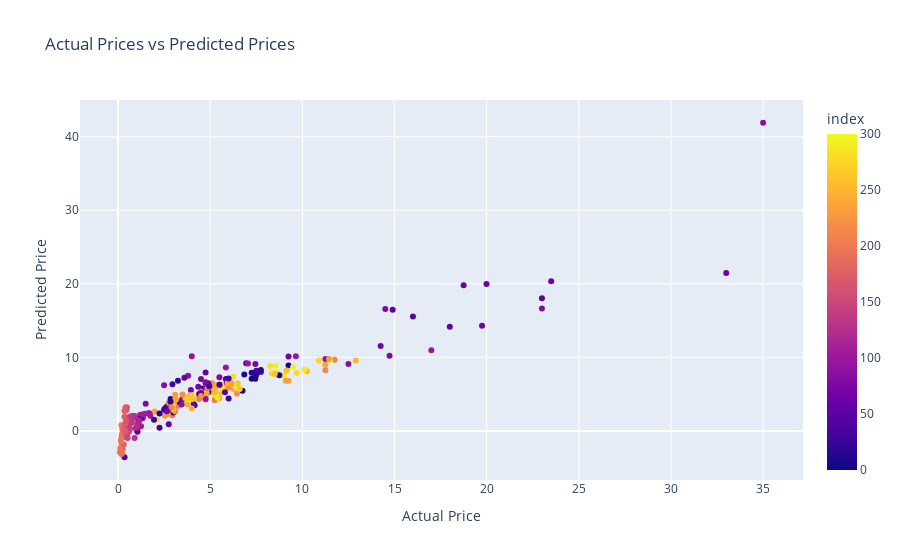

This figure's notebook cell:
### Markdown cell above
**Actual VS Prdeicted Values**

### Code cell
# Creating a DataFrame for plotting
plot_data = {'Actual Price': Y_train, 'Predicted Price': training_data_prediction}
df = pd.DataFrame(plot_data)

# Creating a scatter plot
fig = px.scatter(df, x='Actual Price', y='Predicted Price', color=df.index,
                 title='Actual Prices vs Predicted Prices',
                 labels={'Actual Price': 'Actual Price', 'Predicted Price': 'Predicted Price'})
fig.show()

### Figure 1 — Plotly figure (JSON) as saved in the notebook; plotly's stock layout.template omitted (floating-point values rounded to 4 significant figures; data arrays with more than 128 entries replaced by an {"elided": "..."} marker saying what was removed)
{"data": [{"hovertemplate": "Actual Price=%{x}<br>Predicted Price=%{y}<br>index=%{marker.color}<extra></extra>", "legendgroup": "", "marker": {"color": {"elided": "269 int values"}, "coloraxis": "coloraxis", "symbol": "circle"}, "mode": "markers", "name": "", "orientation": "v", "showlegend": false, "type": "scatter", "x": {"elided": "269 float values"}, "xaxis": "x", "y": {"elided": "269 float values"}, "yaxis": "y"}], "layout": {"coloraxis": {"colorbar": {"title": {"text": "index"}}, "colorscale": [[0, "#0d0887"], [0.1111, "#46039f"], [0.2222, "#7201a8"], [0.3333, "#9c179e"], [0.4444, "#bd3786"], [0.5556, "#d8576b"], [0.6667, "#ed7953"], [0.7778, "#fb9f3a"], [0.8889, "#fdca26"], [1, "#f0f921"]]}, "legend": {"tracegroupgap": 0}, "title": {"text": "Actual Prices vs Predicted Prices"}, "xaxis": {"anchor": "y", "domain": [0, 1], "title": {"text": "Actual Price"}}, "yaxis": {"anchor": "x", "domain": [0, 1], "title": {"text": "Predicted Price"}}}}
